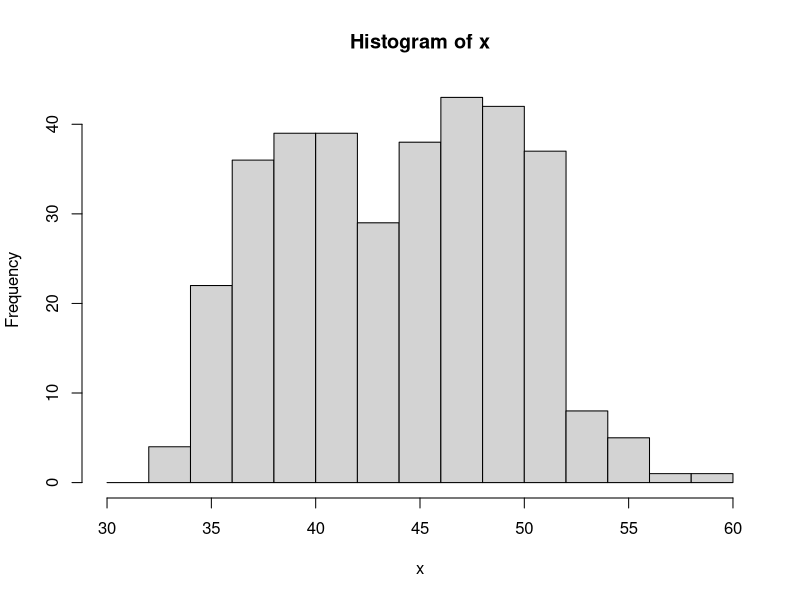

This figure's R source:
## ---- chunk 1
data <- read.csv("data/penguins.csv")

x <- data$bill_len

hist(x, breaks = seq(30, 60, 2))
